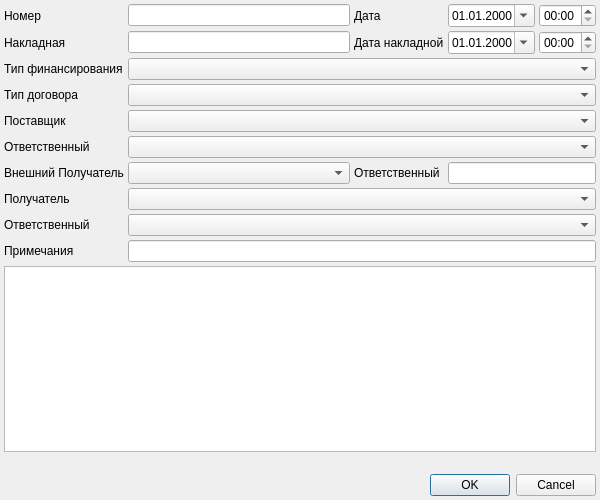
<?xml version="1.0" encoding="UTF-8"?>
<ui version="4.0">
 <class>StockSupplierRefundDialog</class>
 <widget class="QDialog" name="StockSupplierRefundDialog">
  <property name="geometry">
   <rect>
    <x>0</x>
    <y>0</y>
    <width>600</width>
    <height>500</height>
   </rect>
  </property>
  <property name="windowTitle">
   <string>Возврат поставщику</string>
  </property>
  <layout class="QGridLayout" name="gridLayout">
   <property name="margin">
    <number>4</number>
   </property>
   <property name="spacing">
    <number>4</number>
   </property>
   <item row="8" column="1" colspan="4">
    <widget class="CPersonComboBoxEx" name="cmbSupplierPerson">
     <property name="sizePolicy">
      <sizepolicy hsizetype="Expanding" vsizetype="Fixed">
       <horstretch>0</horstretch>
       <verstretch>0</verstretch>
      </sizepolicy>
     </property>
    </widget>
   </item>
   <item row="7" column="0">
    <widget class="QLabel" name="lblSupplier">
     <property name="sizePolicy">
      <sizepolicy hsizetype="Maximum" vsizetype="Preferred">
       <horstretch>0</horstretch>
       <verstretch>0</verstretch>
      </sizepolicy>
     </property>
     <property name="text">
      <string>Получатель</string>
     </property>
     <property name="buddy">
      <cstring>cmbSupplier</cstring>
     </property>
    </widget>
   </item>
   <item row="7" column="1" colspan="4">
    <widget class="CStorageComboBox" name="cmbSupplier">
     <property name="sizePolicy">
      <sizepolicy hsizetype="Expanding" vsizetype="Fixed">
       <horstretch>0</horstretch>
       <verstretch>0</verstretch>
      </sizepolicy>
     </property>
    </widget>
   </item>
   <item row="9" column="0">
    <widget class="QLabel" name="lblNote">
     <property name="text">
      <string>Примечания</string>
     </property>
    </widget>
   </item>
   <item row="8" column="0">
    <widget class="QLabel" name="lblSupplierPerson">
     <property name="text">
      <string>Ответственный</string>
     </property>
     <property name="buddy">
      <cstring>cmbSupplierPerson</cstring>
     </property>
    </widget>
   </item>
   <item row="6" column="3" colspan="2">
    <widget class="QLineEdit" name="edtSupplierOrgPerson"/>
   </item>
   <item row="6" column="2">
    <widget class="QLabel" name="lblSupplierOrgPerson">
     <property name="text">
      <string>Ответственный</string>
     </property>
    </widget>
   </item>
   <item row="0" column="3">
    <widget class="CDateEdit" name="edtDate">
     <property name="sizePolicy">
      <sizepolicy hsizetype="Maximum" vsizetype="Fixed">
       <horstretch>0</horstretch>
       <verstretch>0</verstretch>
      </sizepolicy>
     </property>
     <property name="displayFormat">
      <string>dd.MM.yyyy</string>
     </property>
     <property name="calendarPopup">
      <bool>true</bool>
     </property>
    </widget>
   </item>
   <item row="1" column="3">
    <widget class="CDateEdit" name="edtInvoiceDate">
     <property name="displayFormat">
      <string>dd.MM.yyyy</string>
     </property>
     <property name="calendarPopup">
      <bool>true</bool>
     </property>
    </widget>
   </item>
   <item row="0" column="2">
    <widget class="QLabel" name="lblDate">
     <property name="text">
      <string>Дата</string>
     </property>
     <property name="buddy">
      <cstring>edtDate</cstring>
     </property>
    </widget>
   </item>
   <item row="1" column="0">
    <widget class="QLabel" name="lblInvoiceNumber">
     <property name="text">
      <string>Накладная</string>
     </property>
    </widget>
   </item>
   <item row="4" column="0">
    <widget class="QLabel" name="lblReceiver">
     <property name="text">
      <string>Поставщик</string>
     </property>
    </widget>
   </item>
   <item row="0" column="1">
    <widget class="QLineEdit" name="edtNumber"/>
   </item>
   <item row="0" column="4">
    <widget class="QTimeEdit" name="edtTime">
     <property name="sizePolicy">
      <sizepolicy hsizetype="Maximum" vsizetype="Fixed">
       <horstretch>0</horstretch>
       <verstretch>0</verstretch>
      </sizepolicy>
     </property>
     <property name="displayFormat">
      <string>HH:mm</string>
     </property>
    </widget>
   </item>
   <item row="6" column="1">
    <widget class="COrgComboBox" name="cmbSupplierOrg"/>
   </item>
   <item row="0" column="0">
    <widget class="QLabel" name="lblNumber">
     <property name="text">
      <string>Номер</string>
     </property>
     <property name="buddy">
      <cstring>edtNumber</cstring>
     </property>
    </widget>
   </item>
   <item row="12" column="1" colspan="4">
    <widget class="QDialogButtonBox" name="buttonBox">
     <property name="orientation">
      <enum>Qt::Horizontal</enum>
     </property>
     <property name="standardButtons">
      <set>QDialogButtonBox::Cancel|QDialogButtonBox::Ok</set>
     </property>
    </widget>
   </item>
   <item row="5" column="0">
    <widget class="QLabel" name="lblReceiverPerson">
     <property name="text">
      <string>Ответственный</string>
     </property>
     <property name="buddy">
      <cstring>cmbReceiverPerson</cstring>
     </property>
    </widget>
   </item>
   <item row="1" column="2">
    <widget class="QLabel" name="lblInvoiceDate">
     <property name="text">
      <string>Дата накладной</string>
     </property>
    </widget>
   </item>
   <item row="9" column="1" colspan="4">
    <widget class="QLineEdit" name="edtNote"/>
   </item>
   <item row="1" column="4">
    <widget class="QTimeEdit" name="edtInvoiceTime">
     <property name="sizePolicy">
      <sizepolicy hsizetype="Maximum" vsizetype="Fixed">
       <horstretch>0</horstretch>
       <verstretch>0</verstretch>
      </sizepolicy>
     </property>
     <property name="displayFormat">
      <string>HH:mm</string>
     </property>
    </widget>
   </item>
   <item row="2" column="0">
    <widget class="QLabel" name="lblFinance">
     <property name="text">
      <string>Тип финансирования</string>
     </property>
    </widget>
   </item>
   <item row="4" column="1" colspan="4">
    <widget class="CStorageComboBox" name="cmbReceiver"/>
   </item>
   <item row="5" column="1" colspan="4">
    <widget class="CPersonComboBoxEx" name="cmbReceiverPerson">
     <property name="sizePolicy">
      <sizepolicy hsizetype="Expanding" vsizetype="Fixed">
       <horstretch>0</horstretch>
       <verstretch>0</verstretch>
      </sizepolicy>
     </property>
    </widget>
   </item>
   <item row="1" column="1">
    <widget class="QLineEdit" name="edtInvoiceNumber"/>
   </item>
   <item row="10" column="0" colspan="5">
    <widget class="CInDocTableView" name="tblItems">
     <property name="sizePolicy">
      <sizepolicy hsizetype="Preferred" vsizetype="Expanding">
       <horstretch>0</horstretch>
       <verstretch>0</verstretch>
      </sizepolicy>
     </property>
    </widget>
   </item>
   <item row="11" column="0" colspan="5">
    <widget class="QLabel" name="lblSummaryInfo">
     <property name="text">
      <string/>
     </property>
    </widget>
   </item>
   <item row="2" column="1" colspan="4">
    <widget class="CRBComboBox" name="cmbFinance"/>
   </item>
   <item row="6" column="0">
    <widget class="QLabel" name="lblSupplierOrg">
     <property name="text">
      <string>Внешний Получатель</string>
     </property>
    </widget>
   </item>
   <item row="3" column="0">
    <widget class="QLabel" name="lblContractType">
     <property name="text">
      <string>Тип договора</string>
     </property>
    </widget>
   </item>
   <item row="3" column="1" colspan="4">
    <widget class="CContractTypeComboBox" name="cmbContractType"/>
   </item>
  </layout>
 </widget>
 <customwidgets>
  <customwidget>
   <class>CInDocTableView</class>
   <extends>QTableView</extends>
   <header>library/InDocTable.h</header>
  </customwidget>
  <customwidget>
   <class>CDateEdit</class>
   <extends>QDateEdit</extends>
   <header>library/DateEdit</header>
  </customwidget>
  <customwidget>
   <class>CPersonComboBoxEx</class>
   <extends>QComboBox</extends>
   <header>Orgs/PersonComboBoxEx.h</header>
  </customwidget>
  <customwidget>
   <class>CStorageComboBox</class>
   <extends>QComboBox</extends>
   <header>Orgs/OrgStructComboBoxes.h</header>
  </customwidget>
  <customwidget>
   <class>COrgComboBox</class>
   <extends>QComboBox</extends>
   <header>Orgs/OrgComboBox.h</header>
  </customwidget>
  <customwidget>
   <class>CRBComboBox</class>
   <extends>QComboBox</extends>
   <header>library/crbcombobox.h</header>
  </customwidget>
  <customwidget>
   <class>CContractTypeComboBox</class>
   <extends>QComboBox</extends>
   <header>Stock/Utils.h</header>
  </customwidget>
 </customwidgets>
 <tabstops>
  <tabstop>edtNumber</tabstop>
  <tabstop>edtDate</tabstop>
  <tabstop>edtTime</tabstop>
  <tabstop>edtInvoiceNumber</tabstop>
  <tabstop>edtInvoiceDate</tabstop>
  <tabstop>edtInvoiceTime</tabstop>
  <tabstop>cmbReceiver</tabstop>
  <tabstop>cmbReceiverPerson</tabstop>
  <tabstop>cmbSupplierOrg</tabstop>
  <tabstop>edtSupplierOrgPerson</tabstop>
  <tabstop>cmbSupplier</tabstop>
  <tabstop>cmbSupplierPerson</tabstop>
  <tabstop>edtNote</tabstop>
  <tabstop>tblItems</tabstop>
  <tabstop>buttonBox</tabstop>
 </tabstops>
 <resources/>
 <connections>
  <connection>
   <sender>buttonBox</sender>
   <signal>accepted()</signal>
   <receiver>StockSupplierRefundDialog</receiver>
   <slot>accept()</slot>
   <hints>
    <hint type="sourcelabel">
     <x>256</x>
     <y>484</y>
    </hint>
    <hint type="destinationlabel">
     <x>157</x>
     <y>274</y>
    </hint>
   </hints>
  </connection>
  <connection>
   <sender>buttonBox</sender>
   <signal>rejected()</signal>
   <receiver>StockSupplierRefundDialog</receiver>
   <slot>reject()</slot>
   <hints>
    <hint type="sourcelabel">
     <x>324</x>
     <y>484</y>
    </hint>
    <hint type="destinationlabel">
     <x>286</x>
     <y>274</y>
    </hint>
   </hints>
  </connection>
 </connections>
</ui>
